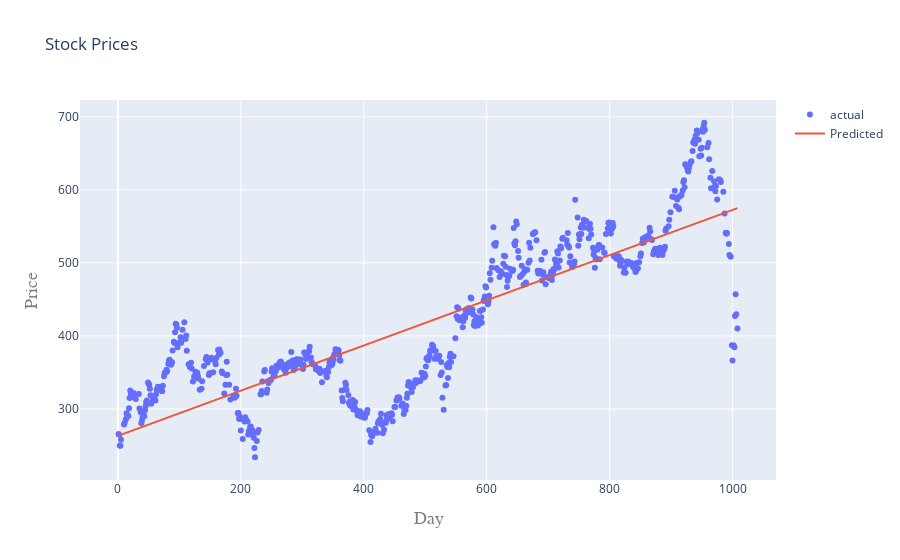

Write notebook code for a chart like this one.
### Code cell
iplot(plot2)

### Figure 1 — Plotly figure (JSON) as saved in the notebook; plotly's stock layout.template omitted (floating-point values rounded to 4 significant figures; data arrays with more than 128 entries replaced by an {"elided": "..."} marker saying what was removed)
{"data": [{"mode": "markers", "name": "actual", "type": "scatter", "x": {"elided": "706 int values"}, "y": {"elided": "706 float values"}}, {"mode": "lines", "name": "Predicted", "type": "scatter", "x": {"elided": "706 int values"}, "y": {"elided": "706 float values"}}], "layout": {"title": {"text": "Stock Prices"}, "xaxis": {"title": {"font": {"color": "#7f7f7f", "family": "Courier New, monospace", "size": 18}, "text": "Day"}}, "yaxis": {"title": {"font": {"color": "#7f7f7f", "family": "Courier New, monospace", "size": 18}, "text": "Price"}}}}
